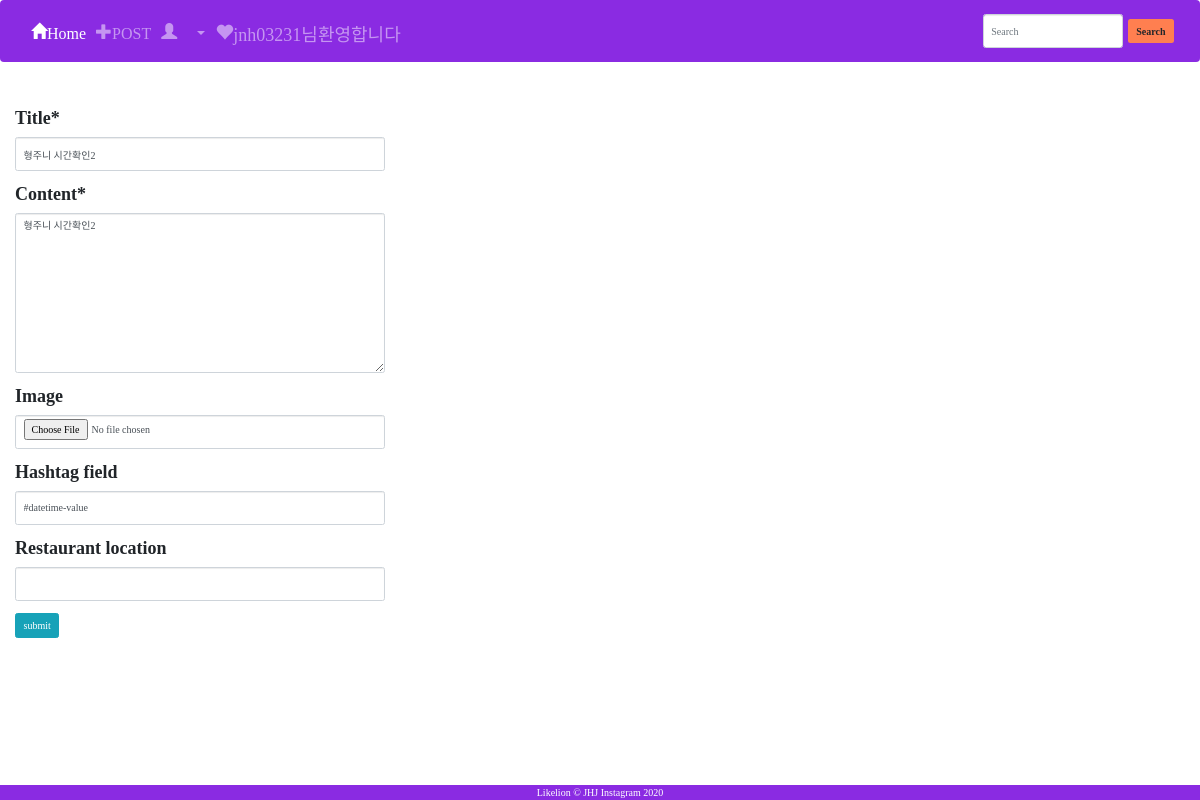
The app's page /update/30 (signed in) with its own data.
### appname/models.py (models this page shows, shortened)
class CustomUser(AbstractUser):
    nickname = models.CharField(max_length=20)
    phone_number = models.CharField(max_length=20)
    profileimage = models.ImageField(upload_to='images/', blank=True)

class Post(models.Model):
    title = models.CharField(max_length=200)
    content = models.TextField()
    image = models.ImageField(upload_to='images/', blank=True)
    writer = models.ForeignKey(
        settings.AUTH_USER_MODEL, on_delete=models.CASCADE, related_name="writer", default="")
    hashtag_field = models.CharField(max_length=200, blank=True)
    hashtags = models.ManyToManyField('Hashtag', blank=True)
    restaurant_location = models.CharField(max_length=200,blank=True)
    create_date = models.DateTimeField('date published',blank=True ,default=datetime.now())#게시물 등록후 지난 시간을 나타내는 필드
    like_user_set = models.ManyToManyField(
        settings.AUTH_USER_MODEL, blank=True, related_name="like_user_set", through="Like")

### appname/views.py (the view)
# urls.py: path('update/<int:pk>', appname.views.update, name='update'),
def update(request, pk):
    post = get_object_or_404(Post, pk=pk)
    if request.method == "POST":
        form = PostForm(request.POST, instance=post)
        if form.is_valid():
            form = form.save(commit=False)
            form.save()
            return redirect('main')
    else:
        form = PostForm(instance=post)
        return render(request, 'appname/create.html', {'form': form})

### appname/forms.py
class PostForm(forms.ModelForm):
    class Meta:
        model = Post
        fields = ['title', 'content', 'image', 'hashtag_field','restaurant_location']

### appname/templates/appname/create.html (shortened to what this page needs)
{% extends 'appname/base.html' %}
{% load crispy_forms_tags %}
{% block content %}
<br>
<br>
<br>
<br>
<br>
<br>
<br>
<div class="col-4">
<form method="POST" enctype="multipart/form-data" style="font-size:large;">
  <table>
    {{ form|crispy}}
  </table>
  <input type="submit" value="submit" class="btn btn-info">
</form>
</div>
{% endblock %}

### appname/templates/appname/base.html (shortened to what this page needs)
<!doctype html>
{% load static %}
<html>
<head>
<link rel="stylesheet" href="https://maxcdn.bootstrapcdn.com/bootstrap/3.3.2/css/bootstrap.min.css">
<link rel="stylesheet" href="https://maxcdn.bootstrapcdn.com/bootstrap/4.0.0/css/bootstrap.min.css">
</head>
<body style="font-family: TmoneyRoundWindExtraBold ;">
  <nav class="navbar  fixed-top navbar-expand-lg navbar-dark  " style="background-color: blueviolet; ">
    <div class="collapse navbar-collapse" id="navbarSupportedContent">
      <ul class="navbar-nav mr-auto" style="width: 80%;">
        <li class="nav-item active">
          <a class="nav-link  glyphicon glyphicon-home " href="{% url 'main' %}" style="font-size: medium;">Home </a>
        </li>
        <li class="nav-item">
          <a class="nav-link glyphicon glyphicon-plus" href="{% url 'create' %}" style="font-size:medium;" >POST</a>
        </li>
        <li class="nav-item dropdown">
          <a class="nav-link dropdown-toggle glyphicon glyphicon-user" href="#" style="font-size:medium;" id="navbarDropdown" role="button" data-toggle="dropdown" aria-haspopup="true" aria-expanded="false">
          </a>
        </li>
        <li class="nav-item">
        {% if user.is_authenticated %}
        <a class="nav-link glyphicon glyphicon-heart" href="#" style="font-size:large; " >{{user.username}}님환영합니다</a>
        {% endif %}
      </li>
      </ul>
      <form class="form-inline my-2 my-lg-0">
        <input class="form-control mr-sm-2" type="search" placeholder="Search" aria-label="Search">
        <button class="btn  my-2 my-sm-0" type="submit" style="font-weight: bold; background-color: coral;">Search</button>
      </form>
    </div>
  </nav>
  {% block content %}
  {% endblock %}
  <footer class="container-fluid navbar-fixed-bottom int-footer" class="int-footer" style="background-color: blueviolet; ">
    <div class="container">
      <p class="m-0 text-center text-white medium">Likelion &copy; JHJ Instagram 2020</p>
    </div>
  </footer>
</body>
</html>

### records on screen
CustomUser: username "jnh03231"
Post: title "형주니 시간확인2", content "형주니 시간확인2", hashtag_field "#datetime-value"
